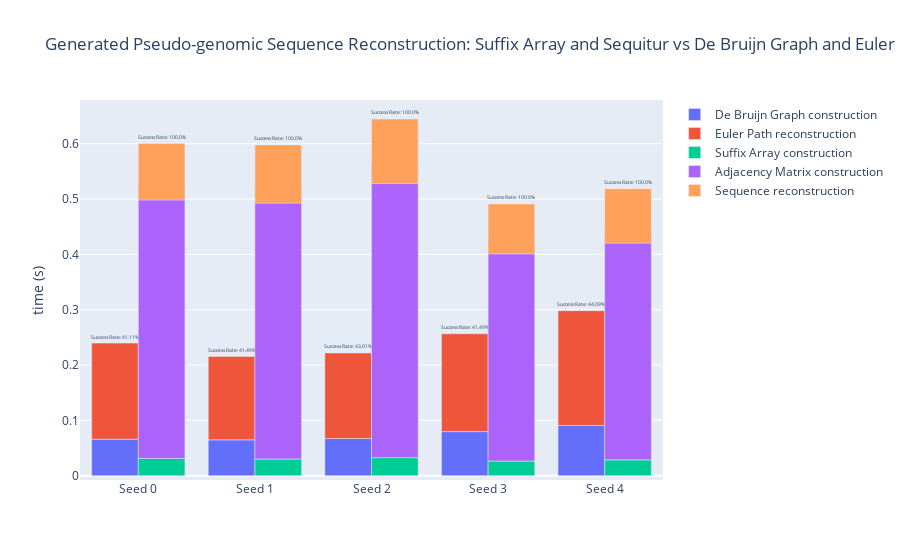

Write notebook code for a chart like this one.
### Code cell
df_genlang_eul = pd.DataFrame()
i = 0
for file in os.listdir('data/output/local/generated sequence/euler'):
    df = pd.read_csv('data/output/local/generated sequence/euler/'+file)
    df['sequence'] = i
    i += 1
    df_genlang_eul = pd.concat([df_genlang_eul,df])
df_genlang_eul_mean = pd.DataFrame()
for i in range(5): df_genlang_eul_mean = pd.concat([df_genlang_eul_mean,df_genlang_eul[df_genlang_eul['sequence']==i].groupby("k").mean().mean()[["sequence","edit_distance","de_bruijn_graph_construction_time",'euler_path_reconstruction_time']]],axis=1)
df_genlang_eul_mean = df_genlang_eul_mean.T.set_index('sequence')

df_genlang_seq = pd.DataFrame()
i = 0
for file in os.listdir('data/output/local/generated sequence/sequitur'):
    df = pd.read_csv('data/output/local/generated sequence/sequitur/'+file)
    df['sequence'] = i
    i += 1
    df_genlang_seq = pd.concat([df_genlang_seq,df])
df_genlang_seq_mean = pd.DataFrame()
for i in range(5): df_genlang_seq_mean = pd.concat([df_genlang_seq_mean,df_genlang_seq[df_genlang_seq['sequence']==i].mean()[["sequence","edit_distance","suffix_array_construction_time",'adjacency_matrix_construction_time','sequence_reconstruction_time']]],axis=1)
df_genlang_seq_mean = df_genlang_seq_mean.T.set_index('sequence')

labels = list('Seed {}'.format(i) for i in range(5))

fig = go.Figure(
    data=[
        go.Bar(
            name="De Bruijn Graph construction",
            x=labels,
            y=df_genlang_eul_mean['de_bruijn_graph_construction_time'],
            offsetgroup=0,
        ),
        go.Bar(
            name="Euler Path reconstruction",
            x=labels,
            y=df_genlang_eul_mean['euler_path_reconstruction_time'],
            text=list("Success Rate: {}%".format(round((1-(df_genlang_eul[df_genlang_eul['sequence']==i]['edit_distance']/df_genlang_eul[df_genlang_eul['sequence']==i]['target_sequence_length'])).mean()*100,2)) for i in range(5)), 
            textposition='outside',offsetgroup=0,
            base=df_genlang_eul_mean['de_bruijn_graph_construction_time'],
        ),

        go.Bar(
            name="Suffix Array construction",
            x=labels,
            y=df_genlang_seq_mean['suffix_array_construction_time'],
            offsetgroup=1,
        ),
        go.Bar(
            name="Adjacency Matrix construction",
            x=labels,
            y=df_genlang_seq_mean['adjacency_matrix_construction_time'],
            offsetgroup=1,
            base=df_genlang_seq_mean['suffix_array_construction_time'],
        ),go.Bar(
            name="Sequence reconstruction",
            x=labels,
            y=df_genlang_seq_mean['sequence_reconstruction_time'],
            text=list("Success Rate: {}%".format(round((1-(df_genlang_seq[df_genlang_seq['sequence']==i]['edit_distance']/df_genlang_seq[df_genlang_seq['sequence']==i]['target_sequence_length'])).mean()*100,2)) for i in range(5)), 
            textposition='outside',offsetgroup=1,
            base=df_genlang_seq_mean['adjacency_matrix_construction_time'],
        )
    ],
    layout=go.Layout(
        title="Generated Pseudo-genomic Sequence Reconstruction: Suffix Array and Sequitur vs De Bruijn Graph and Euler Path",
        yaxis_title="time (s)"
    )
)
fig

### Figure 1 — Plotly figure (JSON) as saved in the notebook; plotly's stock layout.template omitted (floating-point values rounded to 4 significant figures)
{"data": [{"name": "De Bruijn Graph construction", "offsetgroup": "0", "type": "bar", "x": ["Seed 0", "Seed 1", "Seed 2", "Seed 3", "Seed 4"], "y": [0.06601, 0.06472, 0.06709, 0.07961, 0.09069]}, {"base": [0.06601, 0.06472, 0.06709, 0.07961, 0.09069], "name": "Euler Path reconstruction", "offsetgroup": "0", "text": ["Success Rate: 41.11%", "Success Rate: 41.49%", "Success Rate: 43.01%", "Success Rate: 41.49%", "Success Rate: 44.09%"], "textposition": "outside", "type": "bar", "x": ["Seed 0", "Seed 1", "Seed 2", "Seed 3", "Seed 4"], "y": [0.1736, 0.1509, 0.1547, 0.1769, 0.2076]}, {"name": "Suffix Array construction", "offsetgroup": "1", "type": "bar", "x": ["Seed 0", "Seed 1", "Seed 2", "Seed 3", "Seed 4"], "y": [0.03109, 0.0301, 0.03255, 0.0265, 0.02855]}, {"base": [0.03109, 0.0301, 0.03255, 0.0265, 0.02855], "name": "Adjacency Matrix construction", "offsetgroup": "1", "type": "bar", "x": ["Seed 0", "Seed 1", "Seed 2", "Seed 3", "Seed 4"], "y": [0.4981, 0.4925, 0.5282, 0.4006, 0.4202]}, {"base": [0.4981, 0.4925, 0.5282, 0.4006, 0.4202], "name": "Sequence reconstruction", "offsetgroup": "1", "text": ["Success Rate: 100.0%", "Success Rate: 100.0%", "Success Rate: 100.0%", "Success Rate: 100.0%", "Success Rate: 100.0%"], "textposition": "outside", "type": "bar", "x": ["Seed 0", "Seed 1", "Seed 2", "Seed 3", "Seed 4"], "y": [0.1026, 0.1054, 0.1166, 0.09065, 0.0984]}], "layout": {"title": {"text": "Generated Pseudo-genomic Sequence Reconstruction: Suffix Array and Sequitur vs De Bruijn Graph and Euler Path"}, "yaxis": {"title": {"text": "time (s)"}}}}
